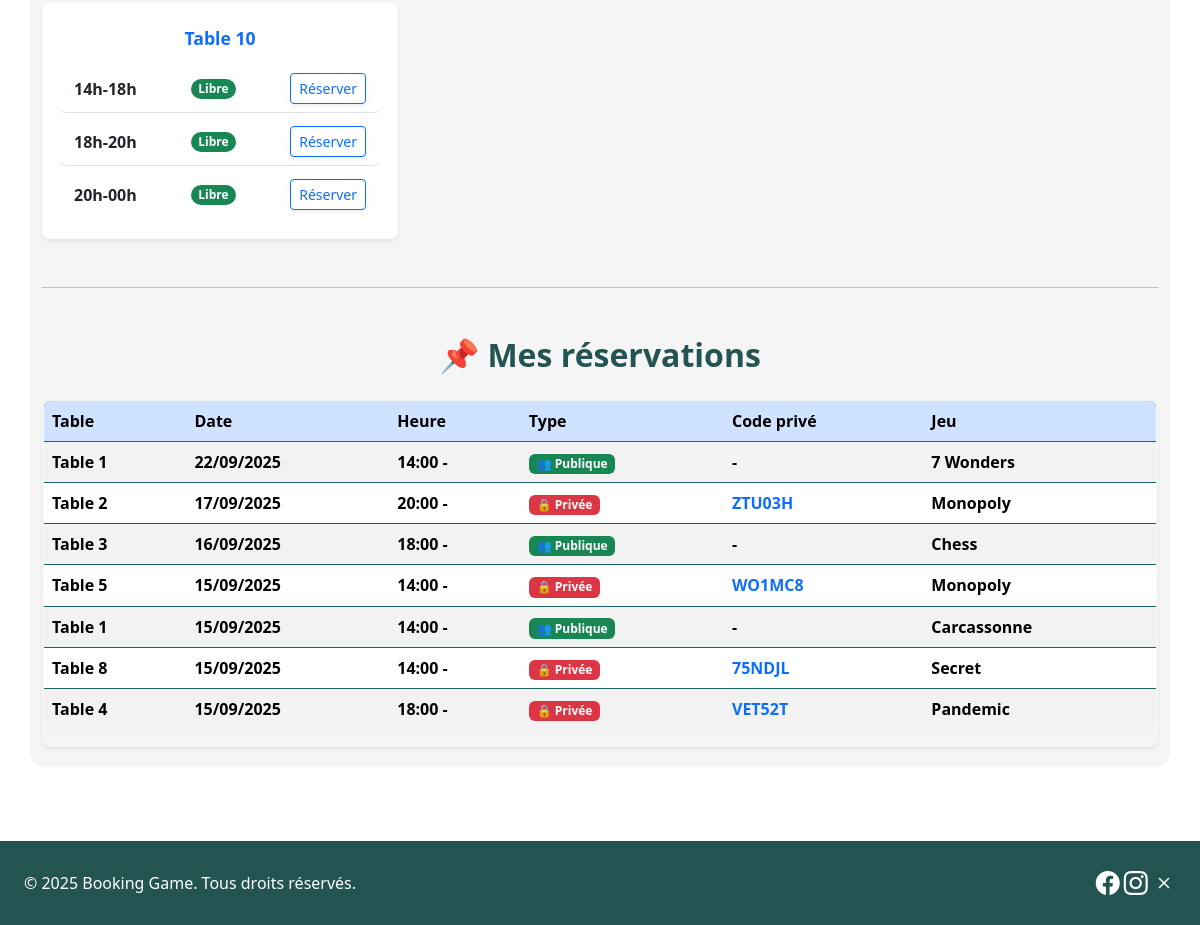
Before: /calendar/ (signed in, lower part) with the older database file.
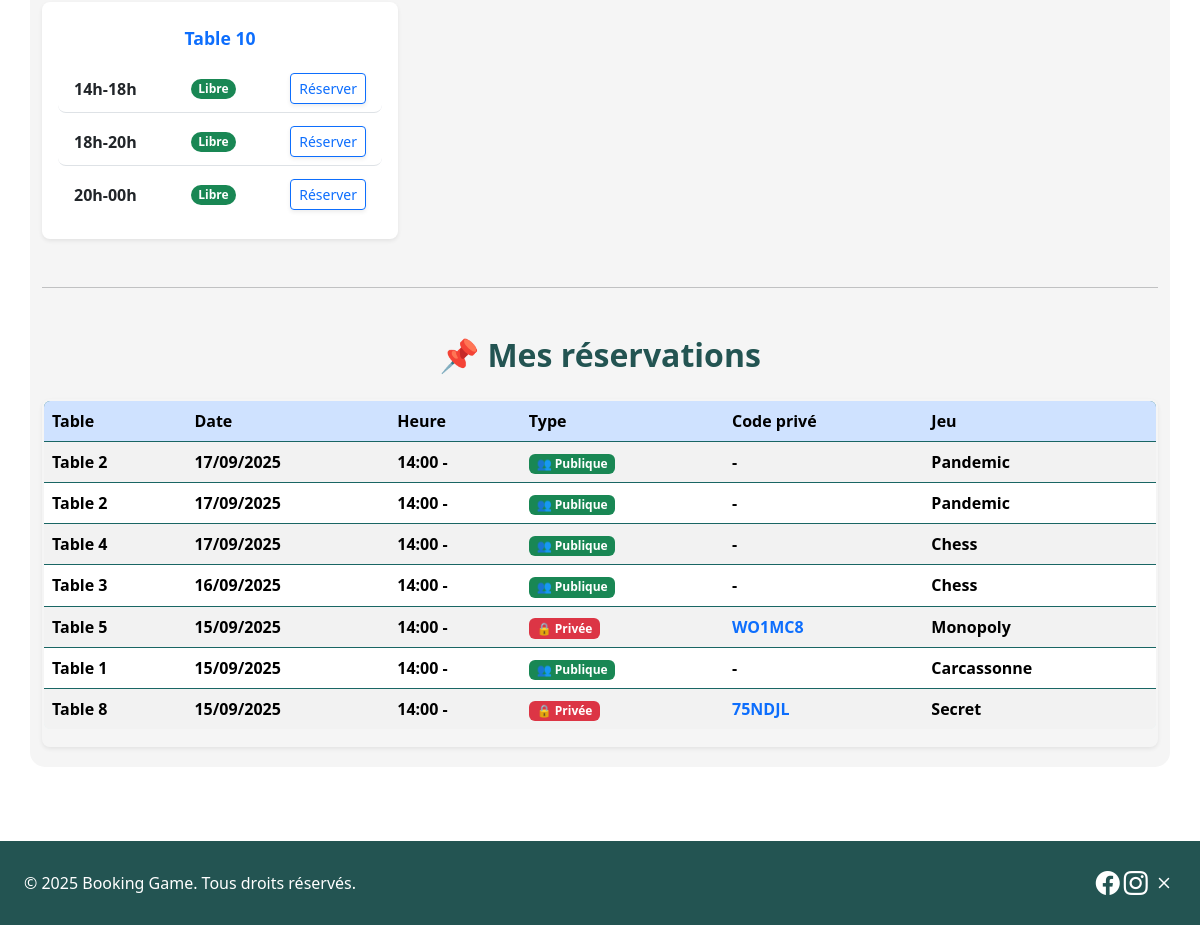
After: the same page with the newer database file.
### tables_app/models.py (models this page shows, shortened)
class Table(models.Model):
    number_table = models.IntegerField(unique=True)
    capacity_table = models.IntegerField(default=12)
    state_table = models.CharField(max_length=10, choices=TableEtat.choices, default=TableEtat.LIBRE)
    game_table = models.ForeignKey("Game", null=True, blank=True, on_delete=models.SET_NULL)
    code_table = models.CharField(max_length=20, null=True, blank=True)
    customer_table = models.ManyToManyField(settings.AUTH_USER_MODEL,
                                            blank=True,
                                            related_name='joined_tables')

class Booking(models.Model):
    date = models.DateField(default=timezone.now)
    start_time = models.TimeField()
    duration = models.DurationField(help_text="Durée (HH:MM:SS)")
    booking_type = models.CharField(max_length=10, choices=BookingType.choices)
    table = models.ForeignKey("Table", on_delete=models.CASCADE)
    main_customer = models.ForeignKey(settings.AUTH_USER_MODEL, on_delete=models.CASCADE, related_name='bookings')
    code = models.CharField(max_length=10, blank=True, null=True)  # ajout du code
    game = models.ForeignKey("tables_app.Game", on_delete=models.SET_NULL, null=True, blank=True)
    max_players = models.PositiveBigIntegerField(null=True, blank=True)
    participants = models.ManyToManyField(settings.AUTH_USER_MODEL, related_name='joined_bookings', blank=True)
    custom_game = models.CharField(max_length=100, blank=True, null=True)

class Game(models.Model):
    name_game = models.CharField(max_length=100)
    category_game = models.CharField(max_length=50)
    duration_game = models.CharField(max_length=50, null=True, blank=True)
    nb_player_min_game = models.IntegerField(null=True, blank=True)
    nb_player_max_game = models.IntegerField(null=True, blank=True)
    stock_game = models.IntegerField(default=0)
    availability_game = models.BooleanField(default=True)
    presentation = models.TextField(null=True, blank=True)
    image_url = models.URLField(max_length=500, null=True, blank=True)

### tables_app/views.py (the view)
# urls.py: path('calendar/', views.calendar_view, name='calendar'),
def calendar_view(request):
    date_str = request.GET.get('date')
    if date_str:
        try:
            selected_date = datetime.strptime(date_str, '%Y-%m-%d').date()
        except ValueError:
            selected_date = date.today()
    else:
        selected_date = date.today()
    slots = [
        {"label": "14h-18h", "start": time(14, 0), "end": time(18, 0)},
        {"label": "18h-20h", "start": time(18, 0), "end": time(20, 0)},
        {"label": "20h-00h", "start": time(20, 0), "end": time(23, 59)},
    ]
    tables_data = []
    for table in Table.objects.all():
        table_slots = []
        for slot in slots:
            conflicts = Booking.objects.filter(
                table=table,
                date=selected_date,
                start_time__lt=slot["end"],
                start_time__gte=slot["start"]
            )
            if conflicts.exists():
                booking = conflicts.first()
                if booking.booking_type == 'publique':
                    joueurs_actuels = 1 + booking.participants.count() if booking.participants else 1
                    places_restantes = booking.max_players - joueurs_actuels if booking.max_players else None
                    if places_restantes is None:
                        state = f"Publique (jeu: {booking.game.name_game if booking.game else '-'})"
                        available = True
                    elif places_restantes <= 0:
                        state = f"Publique — Complète (jeu: {booking.game.name_game if booking.game else '-'})"
                        available = False
                    else:
                        state = f"Publique — {places_restantes} place(s) restantes (jeu: {booking.game.name_game if booking.game else '-'})"
                        available = True
                    players = [booking.main_customer] + list(booking.participants.all())
                    booking_id = booking.id
                else:
                    state = 'Privée'
                    available = False
                    players = []
                    booking_id = None
                    places_restantes = None
            else:
                state = 'Libre'
                available = True
                players = []
                booking_id = None
                places_restantes = None
            user_joined = False
            if request.user.is_authenticated and booking_id:
                user_joined = request.user == booking.main_customer or request.user in booking.participants.all()
            table_slots.append({
                "slot_label": slot["label"],
                "state": state,
                "available": available,
                "players": players,
                "booking_id": booking_id,
                "is_full": places_restantes == 0 if booking_id and booking.booking_type == 'publique' else False,
                "user_joined": user_joined,
            })
        tables_data.append({
            "table": table,
            "slots": table_slots
        })
    user_reservations = None
    if request.user.is_authenticated:
        user_reservations = Booking.objects.filter(
            Q(main_customer=request.user) | Q(participants=request.user)
        ).order_by('-date', 'start_time')
    games = Game.objects.all()
    context = {
        "date": selected_date,
        "tables": tables_data,
        "user_reservations": user_reservations,
        "games": games,
    }
    return render(request, "tables_app/calendar.html", context)

### tables_app/templates/tables_app/calendar.html (shortened to what the changed rows need)
{% extends "base.html" %}
{% load static %}
{% block content %}
<div class="container mt-4 calendar-page">
    <div class="row g-4">
        {% for t in tables %}
        <div class="col-md-6 col-lg-4">
            <div class="card shadow-sm border-0 rounded-3 h-100">
                <div class="card-body">
                    <h5 class="card-title fw-bold text-center text-primary">Table {{ t.table.number_table }}</h5>
                    <ul class="list-group list-group-flush mt-3">
                        {% for slot in t.slots %}
                        <li class="list-group-item d-flex flex-column">
                            <div class="d-flex justify-content-between align-items-center w-100">
                                <span class="fw-semibold">{{ slot.slot_label }}</span>
                                <span class="badge rounded-pill
                                    {% if slot.state == 'Libre' %} bg-success {% else %} bg-warning text-dark {% endif %}">
                                    {{ slot.state }}
                                </span>
                                {% if slot.available %}
                                    <button class="btn btn-outline-primary btn-sm reserve-btn shadow-sm"
                                        data-table-id="{{ t.table.id }}"
                                        data-slot-label="{{ slot.slot_label }}"
                                        data-booking-id="{{ slot.booking_id|default:'' }}"
                                        data-date="{{ date|date:'Y-m-d' }}">
                                        Réserver
                                    </button>
                                {% endif %}
                            </div>
                        </li>
                        {% endfor %}
                    </ul>
                </div>
            </div>
        </div>
        {% endfor %}
    </div>
    <h2 class="fw-bold text-center mb-4">📌 Mes réservations</h2>
    {% if user_reservations %}
        <div class="table-responsive shadow-sm rounded-3">
            <table class="table table-striped table-hover align-middle border border-2 border-primary rounded-3">
                <thead class="table-primary">
                    <tr>
                        <th scope="col">Table</th>
                        <th scope="col">Date</th>
                        <th scope="col">Heure</th>
                        <th scope="col">Type</th>
                        <th scope="col">Code privé</th>
                        <th scope="col">Jeu</th>
                    </tr>
                </thead>
                <tbody>
                    {% for booking in user_reservations %}
                    <tr>
                        <td>Table {{ booking.table.number_table }}</td>
                        <td>{{ booking.date|date:"d/m/Y" }}</td>
                        <td>{{ booking.start_time|time:"H:i" }} - {{ booking.end_time|time:"H:i" }}</td>
                        <td>
                            {% if booking.booking_type == 'privée' %}
                                <span class="badge bg-danger">🔒 Privée</span>
                            {% else %}
                                <span class="badge bg-success">👥 Publique</span>
                            {% endif %}
                        </td>
                        <td>
                            {% if booking.code %}
                                <span class="fw-bold text-primary">{{ booking.code }}</span>
                            {% else %}
                                -
                            {% endif %}
                        </td>
                        <td>
                            {% if booking.game %}
                                {{ booking.game.name_game }}
                            {% elif booking.custom_game %}
                                {{ booking.custom_game }}
                            {% else %}
                                -
                            {% endif %}
                        </td>
                    </tr>
                    {% endfor %}
                </tbody>
            </table>
        </div>
    {% else %}
        <p class="text-muted text-center">❌ Vous n'avez encore aucune réservation.</p>
    {% endif %}
</div>
{% endblock %}

Changed rows visible on the page:
removed Booking: table.number_table "1", date "22/09/2025", start_time "14:00", booking_type "👥 Publique", game.name_game "7 Wonders"
removed Booking: table.number_table "2", date "17/09/2025", start_time "20:00", booking_type "🔒 Privée", code "ZTU03H", game.name_game "Monopoly"
removed Booking: table.number_table "4", date "15/09/2025", start_time "18:00", booking_type "🔒 Privée", code "VET52T", game.name_game "Pandemic"
added Booking: table.number_table "2", date "17/09/2025", start_time "14:00", booking_type "👥 Publique", game.name_game "Pandemic"
added Booking: table.number_table "4", date "17/09/2025", start_time "14:00", booking_type "👥 Publique", game.name_game "Chess"
changed Booking (number 3 of 6 on the later page): start_time "18:00" → "14:00"
